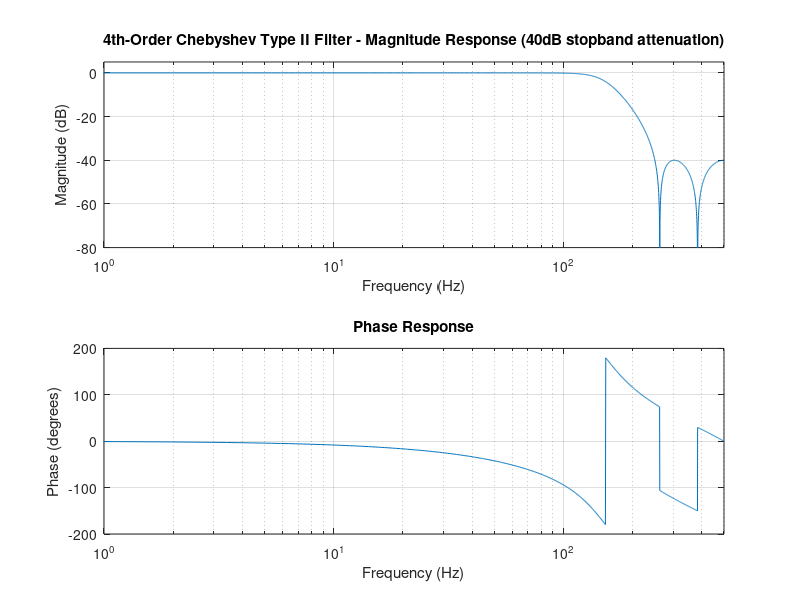

Reproduce this figure in MATLAB.
% 4th-order Chebyshev Type II filter at 250Hz cutoff with 40dB stopband attenuation
pkg load signal

% Filter parameters
order = 4;
stopband_attenuation = 40; % dB
cutoff_freq = 250; % Hz
sampling_freq = 1000; % Hz (must be > 2*cutoff)
nyquist_freq = sampling_freq / 2;
normalized_cutoff = cutoff_freq / nyquist_freq;

% Design Chebyshev Type II filter
% Type II has a flat passband and ripple in the stopband.
[b, a] = cheby2(order, stopband_attenuation, normalized_cutoff, 'low');

% Frequency response
[h, w] = freqz(b, a, 1024, sampling_freq);

% Plot magnitude response
figure;
subplot(2,1,1);
semilogx(w, 20*log10(abs(h)));
title('4th-Order Chebyshev Type II Filter - Magnitude Response (40dB stopband attenuation)');
xlabel('Frequency (Hz)');
ylabel('Magnitude (dB)');
grid on;
xlim([1 500]);
ylim([-80 5]);

% Plot phase response
subplot(2,1,2);
semilogx(w, angle(h)*180/pi);
title('Phase Response');
xlabel('Frequency (Hz)');
ylabel('Phase (degrees)');
grid on;
xlim([1 500]);
